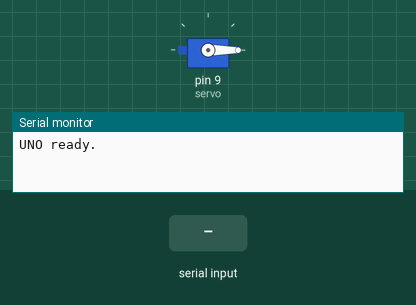
Simulated run of this sketch. Board: Arduino Uno, built with avr-gcc and run on an emulated ATmega328P. On the bench: servo, the last lines printed to the serial monitor. Inputs (shaded band) come from the test bench.

Above: at 1.2 s.
1.3 s: "1\n" received over the second serial link
At 1.76 s:
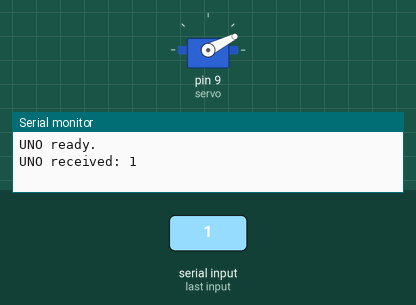
At 2.37 s:
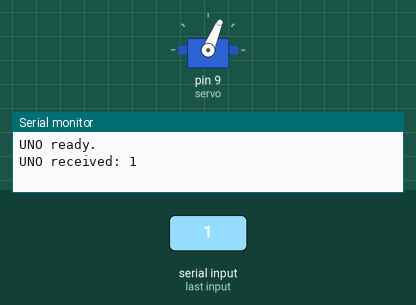
4.3 s: "0\n" received over the second serial link
At 4.68 s:
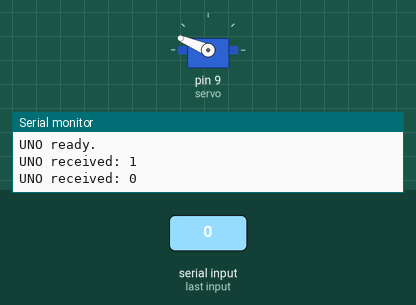
Timing chart, 0 to 8.7 s (numbered marks = the images above; inputs shaded):
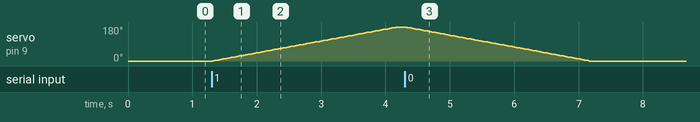

The sketch:

servocode.ino
```cpp
#include <SoftwareSerial.h>
#include <Servo.h>

SoftwareSerial nicla(2, 3);
Servo servo;

int pos = 0;
int targetPos = 0;
unsigned long lastMove = 0;

void setup() {
  Serial.begin(9600);
  nicla.begin(9600);

  servo.attach(9);
  servo.write(pos);

  Serial.println("UNO ready.");
}

void loop() {


  if (nicla.available()) {
    String msg = nicla.readStringUntil('\n');
    msg.trim();

    Serial.print("UNO received: ");
    Serial.println(msg);

    if (msg == "1") {
      targetPos = 180;
    }
    else if (msg == "0") {
      targetPos = 0;
    }
  }


  unsigned long now = millis();
  if (now - lastMove > 15) {
    lastMove = now;

    if (pos < targetPos) {
      pos++;
      servo.write(pos);
    }
    else if (pos > targetPos) {
      pos--;
      servo.write(pos);
    }
  }
}
```

Measured:
- after the input at 1.3 s, servo on pin 9 (servo): moves from 0° to 180° over 2.9 s, starting at once
- after the input at 4.3 s, servo on pin 9 (servo): moves from 180° to 0° over 2.9 s, starting at once
